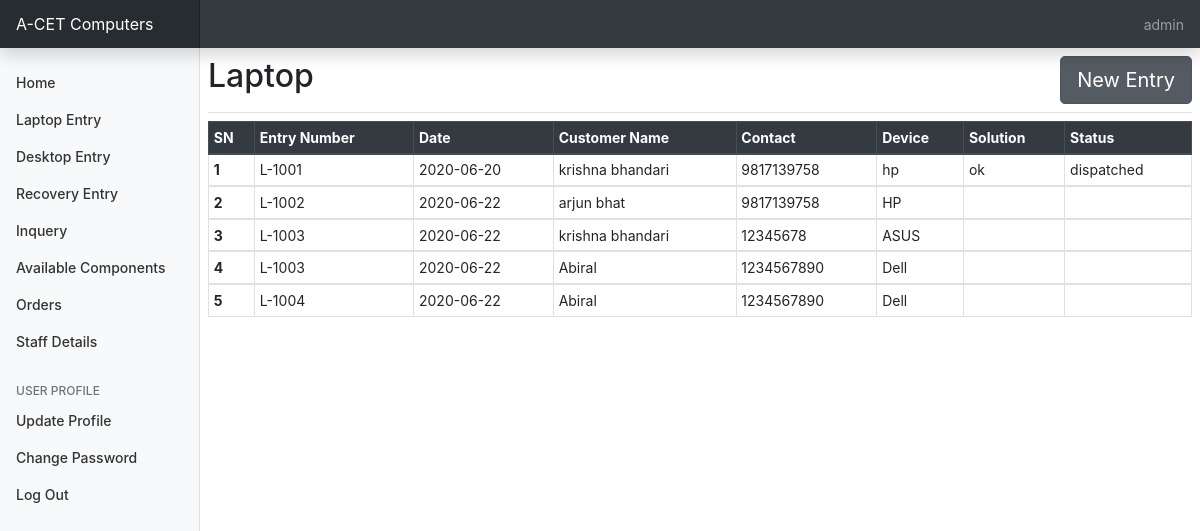
Screenshot of /laptop_entry/ (signed in) with the database file from the repository.
### entrybook/models.py (models this page shows, shortened)
class Laptop_entry(models.Model):
	entry_number=models.CharField(max_length=20,blank=True)
	entry_date=models.CharField(max_length=20,blank=True)
	customer_name=models.CharField(max_length=50)
	contact=models.CharField(max_length=20,blank=True)
	address=models.CharField(max_length=50,blank=True)
	device_name=models.CharField(max_length=50,choices=Option.laptop,blank=True)
	device_detail=models.CharField(max_length=150)
	problem=models.CharField(max_length=50)
	solution=models.CharField(max_length=50,choices=Option.solution,blank=True)
	status=models.CharField(max_length=50,choices=Option.status,blank=True)
	remarks=models.CharField(max_length=50,blank=True)

### entrybook/views.py (the view)
# urls.py: path('laptop_entry/', views.laptop_entry,name='laptop_entry'),
@login_required
def laptop_entry(request):
	entrybook=Laptop_entry.objects
	return render(request, 'entrybook/laptop_entrybook.html',{'entrybook':entrybook,'title':'Laptop'})

### entrybook/templates/entrybook/laptop_entrybook.html
{%extends 'entrybook/base.html'%}
{%block content%}
  <main role="main" class="col-md-9 ml-sm-auto col-lg-10 px-md-2">
    <div class="d-flex justify-content-between flex-wrap flex-md-nowrap align-items-center pt-2 pb-2 mb-2 border-bottom">
      <h1 class="h2">{{title}}</h1>
      <a href="{%url 'input_laptop_entry'%}" class="btn btn-secondary btn-lg active" role="button" aria-pressed="true">New Entry</a>
    </div>
    <div class="table-responsive">
      <table class="table table-bordered table-sm">
        <thead class="thead-dark">
          <tr>
            <th scope="col">SN</th><th scope="col">Entry Number</th><th scope="col">Date</th>
            <th scope="col">Customer Name</th><th scope="col">Contact</th><th scope="col">Device</th>
            <th scope="col">Solution</th>
            <th scope="col">Status</th>
          </tr>
        </thead>
        {%for entry in entrybook.all%}
        <tbody>
          <tr>
            <th>{{forloop.counter}}</th>
            <td>{{entry.entry_number}}</td>
            <td>{{entry.entry_date}}</td>
            <td>{{entry.customer_name}}</td>
            <td>{{entry.contact}}</td>
            <td>{{entry.device_name}}</td>
            <td>{{entry.solution}}</td>
            <td>{{entry.status}}</td>
          </tr>
        </tbody>
        {%endfor%}
      </table>
    </div>
  </main>
{%endblock%}

### entrybook/templates/entrybook/base.html (shortened to what this page needs)
<!doctype html>
<html lang="en">
  <head>
    {%load static%}
    <link rel="stylesheet" href="https://stackpath.bootstrapcdn.com/bootstrap/4.5.0/css/bootstrap.min.css">
    <link href="{%static 'dashboard.css'%}" rel="stylesheet">
  </head>
  <body onload="">
    <nav class="navbar navbar-dark sticky-top bg-dark flex-md-nowrap p-0 shadow">
      <a class="navbar-brand col-md-3 col-lg-2 mr-0 px-3" href="{%url 'home'%}">A-CET Computers</a>
      <ul class="navbar-nav px-3">
        {%if user.is_authenticated%}
        <li class="nav-item text-nowrap">
          <a class="nav-link" href="{%url 'logout'%}">{{user.username}}</a>
        </li>
        {%else%}
        <li class="nav-item text-nowrap">
          <a class="nav-link" href="{%url 'login'%}">LogIn</a>
        </li>
        {%endif%}
      </ul>
    </nav>
    <div class="container-fluid">
      <div class="row">
        <nav id="sidebarMenu" class="col-md-2 col-lg-2 d-md-block bg-light sidebar collapse sidebar-dark" style="text-decoration-color: white;">
          <div class="sidebar-sticky pt-3">
            <ul class="nav flex-column">
              {%if user.is_authenticated%}
              <li class="nav-item">
                <a class="nav-link " href="{%url 'home'%}">
                  Home
                </a>
              </li>
              <li class="nav-item">
                <a class="nav-link" href="{%url 'laptop_entry'%}">
                  Laptop Entry
                </a>
              </li>
              <li class="nav-item">
                <a class="nav-link" href="{%url 'desktop_entry'%}">
                  Desktop Entry
                </a>
              </li>
              <li class="nav-item">
                <a class="nav-link" href="{%url 'recovery_entry'%}">
                  Recovery Entry
                </a>
              </li>
              <li class="nav-item">
                <a class="nav-link" href="{%url 'inquery'%}">
                  Inquery
                </a>
              </li>
              <li class="nav-item">
                <a class="nav-link" href="{%url 'home'%}">
                  Available Components
                </a>
              </li>
              <li class="nav-item">
                <a class="nav-link" href="{%url 'home'%}">
                  Orders
                </a>
              </li>
              <li class="nav-item">
                <a class="nav-link" href="#">
                  Staff Details
                </a>
              </li>
          {%else%}
              <li class="nav-item">
                <a class="nav-link" href="#">
                  <span data-feather="layers"></span>
                </a>
              </li>
              {%endif%}
            </ul>
            <h6 class="sidebar-heading d-flex justify-content-between align-items-center px-3 mt-4 mb-1 text-muted">
              <span>User Profile</span>
            </h6>
            {%if user.is_authenticated%}
            <ul class="nav flex-column mb-2">
              <li class="nav-item">
                <a class="nav-link" href="{%url 'update_user'%}">
                  Update Profile
                </a>
              </li>
              <li class="nav-item">
                <a class="nav-link" href="{%url 'change_password'%}">
                 Change Password
                </a>
              </li>
              <li class="nav-item">
                <a class="nav-link" href="{%url 'logout'%}">
                  Log Out
                </a>
              </li>
              {%endif%}
            </ul>
          </div>
        </nav>
      </div>
    </div>
      {%block content%}
      {%endblock%}
<link rel="stylesheet" href="https://unpkg.com/bootstrap-table@1.16.0/dist/bootstrap-table.min.css">
  </body>
</html>

### acet/static/dashboard.css (style rules this page uses)
body { font-size: .875rem; }
.sidebar { position: fixed; top: 0; bottom: 0; left: 0; z-index: 100; padding: 48px 0 0; box-shadow: inset -1px 0 0 rgba(0, 0, 0, .1); }
.sidebar-sticky { position: relative; top: 0; height: calc(100vh - 48px); padding-top: .5rem; overflow-x: hidden; overflow-y: auto; }
.sidebar .nav-link { font-weight: 500; color: #333; }
.sidebar-heading { font-size: .75rem; text-transform: uppercase; }
.navbar-brand { padding-top: .75rem; padding-bottom: .75rem; font-size: 1rem; background-color: rgba(0, 0, 0, .25); box-shadow: inset -1px 0 0 rgba(0, 0, 0, .25); }

### rows the page displays
Laptop_entry: entry_number "L-1001", entry_date "2020-06-20", customer_name "krishna bhandari", contact "9817139758", device_name "hp", solution "ok", status "dispatched"
Laptop_entry: entry_number "L-1002", entry_date "2020-06-22", customer_name "arjun bhat", contact "9817139758", device_name "HP"
Laptop_entry: entry_number "L-1003", entry_date "2020-06-22", customer_name "krishna bhandari", contact "12345678", device_name "ASUS"
Laptop_entry: entry_number "L-1003", entry_date "2020-06-22", customer_name "Abiral", contact "1234567890", device_name "Dell"
Laptop_entry: entry_number "L-1004", entry_date "2020-06-22", customer_name "Abiral", contact "1234567890", device_name "Dell"

### other values shown
{{ user.username }} "admin"
{{ title }} "Laptop"
